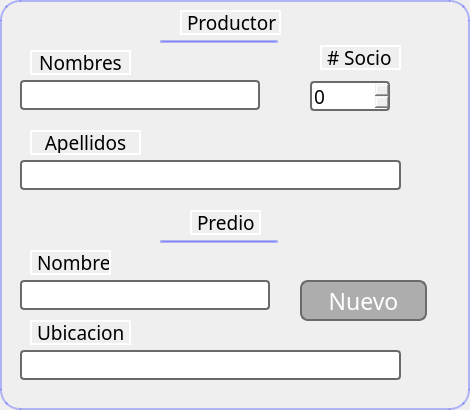
     <widget class="QFrame" name="frame_5">
      <property name="geometry">
       <rect>
        <x>30</x>
        <y>80</y>
        <width>470</width>
        <height>410</height>
       </rect>
      </property>
      <property name="styleSheet">
       <string notr="true">border-radius:20px;
border-color:rgba(23, 38, 255,0.3);
border-width:2px;
border-style:solid;</string>
      </property>
      <property name="frameShape">
       <enum>QFrame::StyledPanel</enum>
      </property>
      <property name="frameShadow">
       <enum>QFrame::Raised</enum>
      </property>
      <widget class="QLabel" name="Predio_Ubicacion">
       <property name="geometry">
        <rect>
         <x>30</x>
         <y>320</y>
         <width>101</width>
         <height>25</height>
        </rect>
       </property>
       <property name="font">
        <font>
         <family>Bahnschrift</family>
         <pointsize>14</pointsize>
         <weight>50</weight>
         <italic>false</italic>
         <bold>false</bold>
        </font>
       </property>
       <property name="styleSheet">
        <string notr="true">border-radius:0px;
border-color: rgb(255, 255, 255);</string>
       </property>
       <property name="text">
        <string>Ubicacion</string>
       </property>
      </widget>
      <widget class="QLineEdit" name="Predio_Nombre_edit">
       <property name="geometry">
        <rect>
         <x>20</x>
         <y>280</y>
         <width>250</width>
         <height>30</height>
        </rect>
       </property>
       <property name="font">
        <font>
         <family>Bahnschrift</family>
         <pointsize>14</pointsize>
         <weight>50</weight>
         <italic>false</italic>
         <bold>false</bold>
        </font>
       </property>
       <property name="styleSheet">
        <string notr="true">border-width:2px;
border-color:rgb(106, 106, 106);
border-style:solid;
border-radius:4px;</string>
       </property>
      </widget>
      <widget class="QLineEdit" name="Predio_Ubicacion_edit">
       <property name="geometry">
        <rect>
         <x>20</x>
         <y>350</y>
         <width>381</width>
         <height>30</height>
        </rect>
       </property>
       <property name="font">
        <font>
         <family>Bahnschrift</family>
         <pointsize>14</pointsize>
         <weight>50</weight>
         <italic>false</italic>
         <bold>false</bold>
        </font>
       </property>
       <property name="styleSheet">
        <string notr="true">border-width:2px;
border-color:rgb(106, 106, 106);
border-style:solid;
border-radius:4px;</string>
       </property>
      </widget>
      <widget class="QLabel" name="Predio">
       <property name="geometry">
        <rect>
         <x>190</x>
         <y>210</y>
         <width>71</width>
         <height>25</height>
        </rect>
       </property>
       <property name="font">
        <font>
         <family>Bahnschrift</family>
         <pointsize>14</pointsize>
         <weight>50</weight>
         <italic>false</italic>
         <bold>false</bold>
        </font>
       </property>
       <property name="styleSheet">
        <string notr="true">border-radius:0px;
border-color: rgb(255, 255, 255);</string>
       </property>
       <property name="text">
        <string>Predio</string>
       </property>
      </widget>
      <widget class="QLabel" name="Predio_Nombre">
       <property name="geometry">
        <rect>
         <x>30</x>
         <y>250</y>
         <width>81</width>
         <height>25</height>
        </rect>
       </property>
       <property name="font">
        <font>
         <family>Bahnschrift</family>
         <pointsize>14</pointsize>
         <weight>50</weight>
         <italic>false</italic>
         <bold>false</bold>
        </font>
       </property>
       <property name="styleSheet">
        <string notr="true">border-radius:0px;
border-color: rgb(255, 255, 255);</string>
       </property>
       <property name="text">
        <string>Nombre</string>
       </property>
      </widget>
      <widget class="QLabel" name="Productor">
       <property name="geometry">
        <rect>
         <x>180</x>
         <y>10</y>
         <width>101</width>
         <height>25</height>
        </rect>
       </property>
       <property name="font">
        <font>
         <family>Bahnschrift</family>
         <pointsize>14</pointsize>
         <weight>50</weight>
         <italic>false</italic>
         <bold>false</bold>
        </font>
       </property>
       <property name="styleSheet">
        <string notr="true">border-radius:0px;
border-color: rgb(255, 255, 255);</string>
       </property>
       <property name="text">
        <string>Productor</string>
       </property>
      </widget>
      <widget class="QLabel" name="Nombres_Prod_SocioNum">
       <property name="geometry">
        <rect>
         <x>320</x>
         <y>45</y>
         <width>81</width>
         <height>25</height>
        </rect>
       </property>
       <property name="font">
        <font>
         <family>Bahnschrift</family>
         <pointsize>14</pointsize>
         <weight>50</weight>
         <italic>false</italic>
         <bold>false</bold>
        </font>
       </property>
       <property name="styleSheet">
        <string notr="true">border-radius:0px;
border-color: rgb(255, 255, 255);</string>
       </property>
       <property name="text">
        <string># Socio</string>
       </property>
      </widget>
      <widget class="QLineEdit" name="Nombres_edit">
       <property name="geometry">
        <rect>
         <x>20</x>
         <y>80</y>
         <width>240</width>
         <height>30</height>
        </rect>
       </property>
       <property name="font">
        <font>
         <family>Bahnschrift</family>
         <pointsize>14</pointsize>
         <weight>50</weight>
         <italic>false</italic>
         <bold>false</bold>
        </font>
       </property>
       <property name="styleSheet">
        <string notr="true">border-width:2px;
border-color:rgb(106, 106, 106);
border-style:solid;
border-radius:4px;</string>
       </property>
      </widget>
      <widget class="QLineEdit" name="Apellidos_edit">
       <property name="geometry">
        <rect>
         <x>20</x>
         <y>160</y>
         <width>381</width>
         <height>30</height>
        </rect>
       </property>
       <property name="font">
        <font>
         <family>Bahnschrift</family>
         <pointsize>14</pointsize>
         <weight>50</weight>
         <italic>false</italic>
         <bold>false</bold>
        </font>
       </property>
       <property name="styleSheet">
        <string notr="true">border-width:2px;
border-color:rgb(106, 106, 106);
border-style:solid;
border-radius:4px;</string>
       </property>
      </widget>
      <widget class="Line" name="line_4">
       <property name="geometry">
        <rect>
         <x>160</x>
         <y>40</y>
         <width>118</width>
         <height>3</height>
        </rect>
       </property>
       <property name="lineWidth">
        <number>2</number>
       </property>
       <property name="orientation">
        <enum>Qt::Horizontal</enum>
       </property>
      </widget>
      <widget class="QLabel" name="Nombres_Prod">
       <property name="geometry">
        <rect>
         <x>30</x>
         <y>50</y>
         <width>101</width>
         <height>25</height>
        </rect>
       </property>
       <property name="font">
        <font>
         <family>Bahnschrift</family>
         <pointsize>14</pointsize>
         <weight>50</weight>
         <italic>false</italic>
         <bold>false</bold>
        </font>
       </property>
       <property name="styleSheet">
        <string notr="true">border-radius:0px;
border-color: rgb(255, 255, 255);</string>
       </property>
       <property name="text">
        <string>Nombres</string>
       </property>
       <property name="alignment">
        <set>Qt::AlignCenter</set>
       </property>
      </widget>
      <widget class="QLabel" name="Apellido1_Prod">
       <property name="geometry">
        <rect>
         <x>30</x>
         <y>130</y>
         <width>111</width>
         <height>25</height>
        </rect>
       </property>
       <property name="font">
        <font>
         <family>Bahnschrift</family>
         <pointsize>14</pointsize>
         <weight>50</weight>
         <italic>false</italic>
         <bold>false</bold>
        </font>
       </property>
       <property name="styleSheet">
        <string notr="true">border-radius:0px;
border-color: rgb(255, 255, 255);</string>
       </property>
       <property name="text">
        <string>Apellidos</string>
       </property>
       <property name="alignment">
        <set>Qt::AlignCenter</set>
       </property>
      </widget>
      <widget class="QSpinBox" name="spinBox">
       <property name="geometry">
        <rect>
         <x>310</x>
         <y>81</y>
         <width>80</width>
         <height>30</height>
        </rect>
       </property>
       <property name="minimumSize">
        <size>
         <width>80</width>
         <height>30</height>
        </size>
       </property>
       <property name="maximumSize">
        <size>
         <width>80</width>
         <height>30</height>
        </size>
       </property>
       <property name="font">
        <font>
         <family>Bahnschrift</family>
         <pointsize>14</pointsize>
         <weight>50</weight>
         <italic>false</italic>
         <bold>false</bold>
        </font>
       </property>
       <property name="styleSheet">
        <string notr="true">border-width:2px;
border-color:rgb(106, 106, 106);
border-style:solid;
border-radius:4px;</string>
       </property>
       <property name="wrapping">
        <bool>false</bool>
       </property>
       <property name="frame">
        <bool>true</bool>
       </property>
       <property name="buttonSymbols">
        <enum>QAbstractSpinBox::UpDownArrows</enum>
       </property>
       <property name="showGroupSeparator" stdset="0">
        <bool>false</bool>
       </property>
      </widget>
      <widget class="QPushButton" name="push_Nuevo">
       <property name="geometry">
        <rect>
         <x>300</x>
         <y>280</y>
         <width>127</width>
         <height>41</height>
        </rect>
       </property>
       <property name="palette">
        <palette>
         <active>
          <colorrole role="WindowText">
           <brush brushstyle="SolidPattern">
            <color alpha="255">
             <red>255</red>
             <green>255</green>
             <blue>255</blue>
            </color>
           </brush>
          </colorrole>
          <colorrole role="Button">
           <brush brushstyle="SolidPattern">
            <color alpha="255">
             <red>173</red>
             <green>173</green>
             <blue>173</blue>
            </color>
           </brush>
          </colorrole>
          <colorrole role="Text">
           <brush brushstyle="SolidPattern">
            <color alpha="255">
             <red>255</red>
             <green>255</green>
             <blue>255</blue>
            </color>
           </brush>
          </colorrole>
          <colorrole role="ButtonText">
           <brush brushstyle="SolidPattern">
            <color alpha="255">
             <red>255</red>
             <green>255</green>
             <blue>255</blue>
            </color>
           </brush>
          </colorrole>
          <colorrole role="Base">
           <brush brushstyle="SolidPattern">
            <color alpha="255">
             <red>173</red>
             <green>173</green>
             <blue>173</blue>
            </color>
           </brush>
          </colorrole>
          <colorrole role="Window">
           <brush brushstyle="SolidPattern">
            <color alpha="255">
             <red>173</red>
             <green>173</green>
             <blue>173</blue>
            </color>
           </brush>
          </colorrole>
         </active>
         <inactive>
          <colorrole role="WindowText">
           <brush brushstyle="SolidPattern">
            <color alpha="255">
             <red>255</red>
             <green>255</green>
             <blue>255</blue>
            </color>
           </brush>
          </colorrole>
          <colorrole role="Button">
           <brush brushstyle="SolidPattern">
            <color alpha="255">
             <red>173</red>
             <green>173</green>
             <blue>173</blue>
            </color>
           </brush>
          </colorrole>
          <colorrole role="Text">
           <brush brushstyle="SolidPattern">
            <color alpha="255">
             <red>255</red>
             <green>255</green>
             <blue>255</blue>
            </color>
           </brush>
          </colorrole>
          <colorrole role="ButtonText">
           <brush brushstyle="SolidPattern">
            <color alpha="255">
             <red>255</red>
             <green>255</green>
             <blue>255</blue>
            </color>
           </brush>
          </colorrole>
          <colorrole role="Base">
           <brush brushstyle="SolidPattern">
            <color alpha="255">
             <red>173</red>
             <green>173</green>
             <blue>173</blue>
            </color>
           </brush>
          </colorrole>
          <colorrole role="Window">
           <brush brushstyle="SolidPattern">
            <color alpha="255">
             <red>173</red>
             <green>173</green>
             <blue>173</blue>
            </color>
           </brush>
          </colorrole>
         </inactive>
         <disabled>
          <colorrole role="WindowText">
           <brush brushstyle="SolidPattern">
            <color alpha="255">
             <red>255</red>
             <green>255</green>
             <blue>255</blue>
            </color>
           </brush>
          </colorrole>
          <colorrole role="Button">
           <brush brushstyle="SolidPattern">
            <color alpha="255">
             <red>173</red>
             <green>173</green>
             <blue>173</blue>
            </color>
           </brush>
          </colorrole>
          <colorrole role="Text">
           <brush brushstyle="SolidPattern">
            <color alpha="255">
             <red>255</red>
             <green>255</green>
             <blue>255</blue>
            </color>
           </brush>
          </colorrole>
          <colorrole role="ButtonText">
           <brush brushstyle="SolidPattern">
            <color alpha="255">
             <red>255</red>
             <green>255</green>
             <blue>255</blue>
            </color>
           </brush>
          </colorrole>
          <colorrole role="Base">
           <brush brushstyle="SolidPattern">
            <color alpha="255">
             <red>173</red>
             <green>173</green>
             <blue>173</blue>
            </color>
           </brush>
          </colorrole>
          <colorrole role="Window">
           <brush brushstyle="SolidPattern">
            <color alpha="255">
             <red>173</red>
             <green>173</green>
             <blue>173</blue>
            </color>
           </brush>
          </colorrole>
         </disabled>
        </palette>
       </property>
       <property name="font">
        <font>
         <family>Bahnschrift</family>
         <pointsize>-1</pointsize>
         <weight>50</weight>
         <italic>false</italic>
         <bold>false</bold>
        </font>
       </property>
       <property name="styleSheet">
        <string notr="true">
QPushButton{
font:23px;
color:white;
background-color:rgb(173, 173, 173);
border-color:rgb(106,106,106);
border-width:2px;
border-radius:8px;
}

QPushButton:hover{
background:rgb(255, 85, 33);
}
</string>
       </property>
       <property name="text">
        <string>Nuevo</string>
       </property>
      </widget>
      <widget class="Line" name="line_6">
       <property name="geometry">
        <rect>
         <x>160</x>
         <y>240</y>
         <width>118</width>
         <height>3</height>
        </rect>
       </property>
       <property name="lineWidth">
        <number>2</number>
       </property>
       <property name="orientation">
        <enum>Qt::Horizontal</enum>
       </property>
      </widget>
     </widget>
